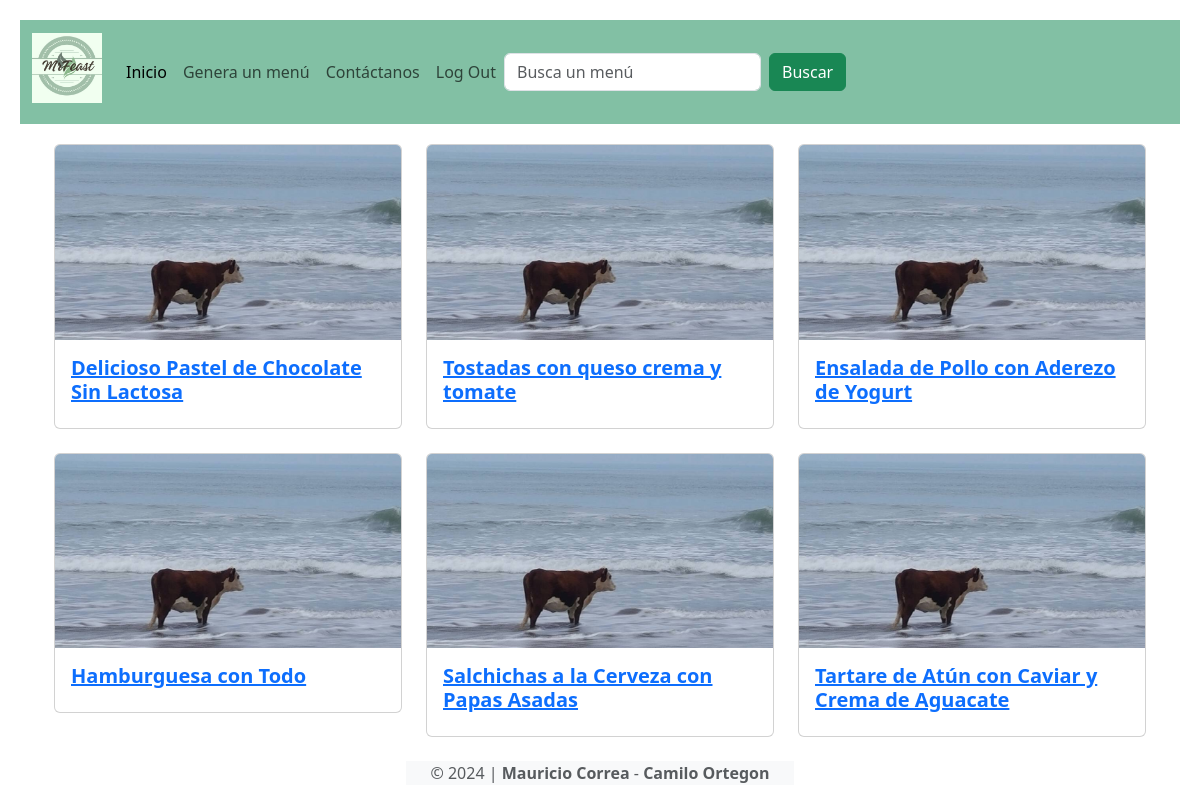
The page /portal/ on the database as committed earlier.
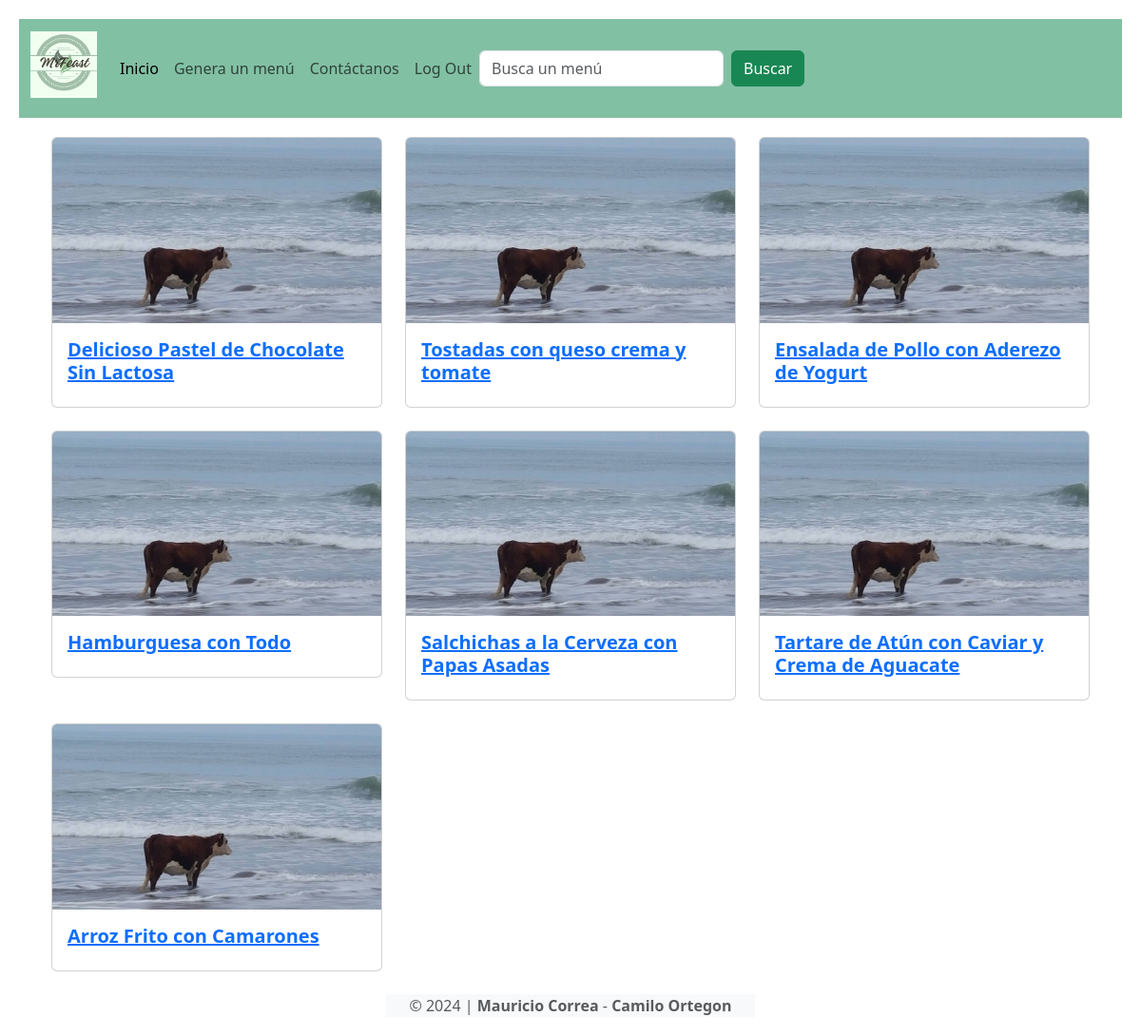
The same page on the database as committed later.
### food/models.py (models this page shows, shortened)
class Menu(models.Model):
    title = models.CharField(max_length=100)
    descripcion = models.CharField(max_length=2000)
    imagen = models.ImageField(upload_to='menu/images/')

### food/views.py (the view)
# urls.py: path('', PortalView.as_view(), name='portal'),
class PortalView(ListView):
    model = Menu
    template_name = 'portal.html'
    context_object_name = 'menus'
    def get_queryset(self):
        busqueda = self.request.GET.get('busqueda')
        if busqueda:
            return Menu.objects.filter(title__icontains=busqueda)
        return Menu.objects.all()

### food/templates/portal.html
{% extends "base.html" %}
{% block content %}
<div class="container">
    <div class= "row row-cols-1 row-cols-md-3 g-4">
        {% for menu in menus %}
        <div v-for="menu in menus" class="col">
            <div class="card">
                <a href="{% url 'detail' menu.id %}">
                    <img class="card-img-top" src="{{ menu.imagen.url}}"/>
                        <div class ="card-body">
                            <h5 class="card-title fw-bold">{{ menu.title }}</h5>
                        </div>
                </a>
            </div>
        </div>
        {% endfor %}
    </div>
</div>
{% endblock content %}

### food/templates/base.html (shortened to what this page needs)
<!DOCTYPE html>
<html lang="es">
<head>
  <link href="https://cdn.jsdelivr.net/npm/bootstrap@5.3.3/dist/css/bootstrap.min.css" rel="stylesheet">
</head>
<nav class="navbar navbar-expand-lg" style="background-color: #82C0A4; text-align:center;">
    <div class="container-fluid">
      <a class="navbar-brand" href="{% url 'portal' %}">
        {%load static %}
        <h2 class="cursiva"><img src="{% static 'images/logo.jpg' %}" alt="" width="70" height="70" class="d-inline-block align-text-top"></h2>
      </a>
      <div class="collapse navbar-collapse" id="navbarNav">
        <ul class="navbar-nav">
          <li class="nav-item">
            <a class="nav-link active" aria-current="page" href="{% url 'portal' %}">Inicio</a>
          </li>
          <li class="nav-item">
            <a class="nav-link" href="{% url 'generar' %}">Genera un menú</a>
          </li>
          <li class="nav-item">
            <a class="nav-link" href="{% url 'contacto' %}">Contáctanos</a>
          </li>
          <li class="nav-item">
            <a class="nav-link" href="{% url 'logout' %}">Log Out</a>
          </li>
        </ul>
        <form class="d-flex" role="search" action="{% url 'buscar' %}">
          <input class="form-control me-2" type="search" placeholder="Busca un menú" aria-label="Search" name="busqueda">
          <button class="btn btn-success" type="submit">Buscar</button>
        </form>
      </div>
    </div>
  </nav>
<div class="container">
    {% block content %}
    {% endblock content %}
</div>
<footer class="text-center text-lg-start bg-light text-muted mt-4">
    <div class="container">
            <div class="container">
                    &copy; 2024 |
                    <a class="text-reset fw-bold text-decoration-none" target="_blank" href="https://github.com/MauricioDCH">
                    Mauricio Correa
                    </a> -
                    <a class="text-reset fw-bold text-decoration-none" target="_blank" href="https://github.com/cortegons">
                    Camilo Ortegon
                    </a>
            </div>
    </div>
</footer>
</html>

### food/templates/base.html (style rules this page uses)
header, nav { background-color: #82C0A4; padding: 10px; width: 100%; margin-bottom: 20px; display: flex; flex-wrap: wrap; justify-content: space-between; align-items: center; }
input { padding: 10px; border: 1px solid #fff; border-radius: 5px; margin-right: 10px; }
button { padding: 10px; background-color: #fff; color: #000000; border: none; border-radius: 5px; cursor: pointer; }
h2 { color: #82C0A4; font-size: 1.2em; margin-bottom: 10px; }

Rows that differ between the two databases and show on the page:
added Menu: imagen (picture), title "Arroz Frito con Camarones"
